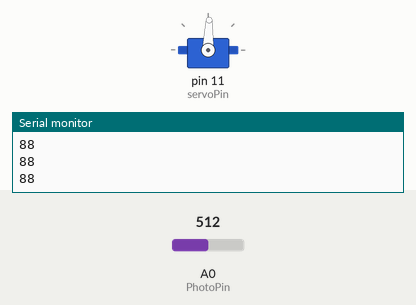
This sketch was run on a simulated Arduino Uno, built with avr-gcc and run on an emulated ATmega328P. Parts: servo, the last lines printed to the serial monitor. The inputs (shaded band) are chosen by the test bench; at power-on: A0 (PhotoPin) = 512.

Above: at 1.2 s.
1.3 s: A0 (PhotoPin) set to 716
At 2.1 s:
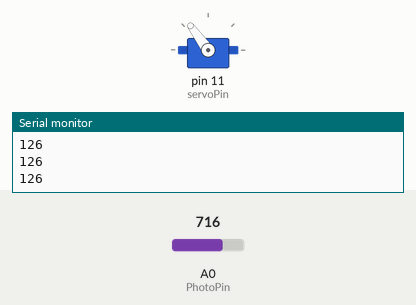
2.8 s: A0 (PhotoPin) set to 900
At 3.6 s:
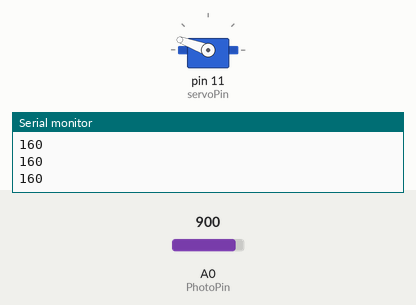
4.3 s: A0 (PhotoPin) set to 1023
At 5.2 s:
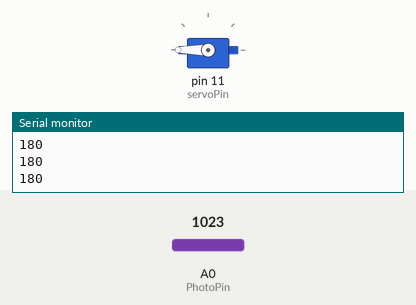
5.8 s: A0 (PhotoPin) set to 306
At 6.7 s:
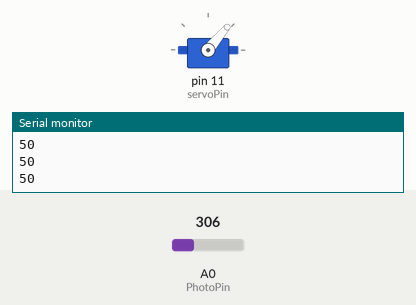
7.3 s: A0 (PhotoPin) set to 122
At 7.6 s:
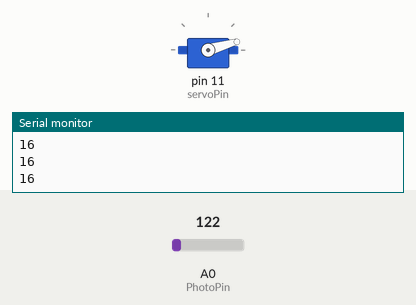
8.8 s: A0 (PhotoPin) set to 511
At 9.1 s:
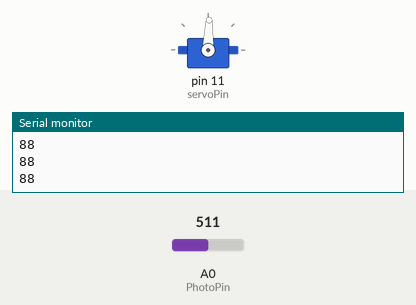
Timing chart, 0 to 11.3 s (numbered marks = the images above; inputs shaded):
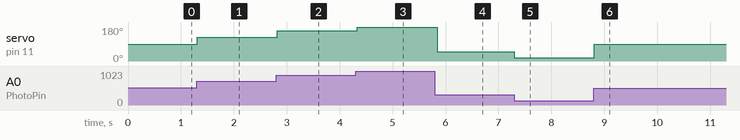

Measured:
- after the input at 1.3 s, servo on pin 11 (servoPin): 88° → 126° at once
- after the input at 2.8 s, servo on pin 11 (servoPin): 126° → 160° at once
- after the input at 4.3 s, servo on pin 11 (servoPin): 160° → 180° at once
- after the input at 5.8 s, servo on pin 11 (servoPin): 180° → 50° at once
- after the input at 7.3 s, servo on pin 11 (servoPin): 50° → 16° at once
- after the input at 8.8 s, servo on pin 11 (servoPin): 16° → 88° at once

The sketch:

CloudIndicator.ino
```cpp
/*
  Sun Light Pointer. To learn more about this project, read the readME.adoc
*/
//Header
#import <Servo.h>
//Define
Servo servo1;
const int PhotoPin = A0;
const int servoPin = 11;
//Variables
int PhotoVal;
int servoAng;
int pos;
int dT = 50;
//Functions

void setup() {
  // put your setup code here, to run once:
  Serial.begin(115200);
  while(!Serial){
    ;
  }
  servo1.attach(servoPin);
  pinMode(PhotoPin, INPUT);

}

void loop() {
  // put your main code here, to run repeatedly:
  PhotoVal = analogRead(PhotoPin);
  int movePos = 180./974.*(PhotoVal-32);
  servo1.write(movePos);
  servoAng = servo1.read();
  Serial.println(servoAng);
  delay(dT);

}
```
